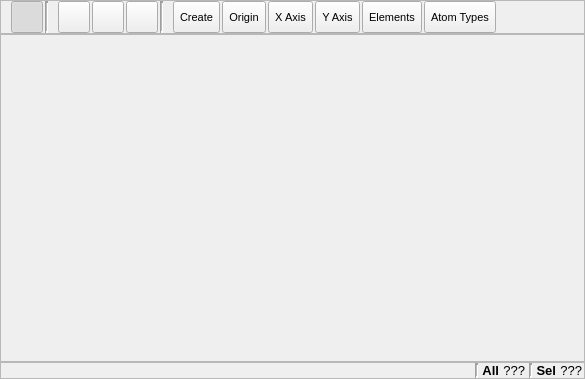
<?xml version="1.0" encoding="UTF-8"?>
<ui version="4.0">
 <class>SiteWidget</class>
 <widget class="QWidget" name="SiteWidget">
  <property name="geometry">
   <rect>
    <x>0</x>
    <y>0</y>
    <width>585</width>
    <height>379</height>
   </rect>
  </property>
  <property name="font">
   <font>
    <pointsize>9</pointsize>
   </font>
  </property>
  <property name="windowTitle">
   <string>Form</string>
  </property>
  <layout class="QVBoxLayout" name="verticalLayout">
   <property name="spacing">
    <number>0</number>
   </property>
   <property name="leftMargin">
    <number>0</number>
   </property>
   <property name="topMargin">
    <number>0</number>
   </property>
   <property name="rightMargin">
    <number>0</number>
   </property>
   <property name="bottomMargin">
    <number>0</number>
   </property>
   <item>
    <widget class="QFrame" name="ToolsFrame">
     <property name="font">
      <font>
       <pointsize>8</pointsize>
      </font>
     </property>
     <property name="frameShape">
      <enum>QFrame::StyledPanel</enum>
     </property>
     <property name="frameShadow">
      <enum>QFrame::Sunken</enum>
     </property>
     <layout class="QHBoxLayout" name="horizontalLayout_4">
      <property name="spacing">
       <number>2</number>
      </property>
      <property name="leftMargin">
       <number>2</number>
      </property>
      <property name="topMargin">
       <number>0</number>
      </property>
      <property name="rightMargin">
       <number>2</number>
      </property>
      <property name="bottomMargin">
       <number>0</number>
      </property>
      <item>
       <widget class="QLabel" name="ToolbarInteractionLabel">
        <property name="sizePolicy">
         <sizepolicy hsizetype="Fixed" vsizetype="Fixed">
          <horstretch>0</horstretch>
          <verstretch>0</verstretch>
         </sizepolicy>
        </property>
        <property name="maximumSize">
         <size>
          <width>24</width>
          <height>24</height>
         </size>
        </property>
        <property name="text">
         <string/>
        </property>
        <property name="pixmap">
         <pixmap resource="main.qrc">:/viewer_toolbar/icons/viewer_toolbar_interaction.svg</pixmap>
        </property>
        <property name="scaledContents">
         <bool>true</bool>
        </property>
       </widget>
      </item>
      <item>
       <widget class="QToolButton" name="InteractionViewButton">
        <property name="minimumSize">
         <size>
          <width>32</width>
          <height>32</height>
         </size>
        </property>
        <property name="maximumSize">
         <size>
          <width>32</width>
          <height>32</height>
         </size>
        </property>
        <property name="toolTip">
         <string>View mode</string>
        </property>
        <property name="text">
         <string/>
        </property>
        <property name="icon">
         <iconset resource="main.qrc">
          <normaloff>:/viewer/icons/viewer_interact.svg</normaloff>
          <normalon>:/viewer/icons/viewer_interact_on.svg</normalon>:/viewer/icons/viewer_interact.svg</iconset>
        </property>
        <property name="iconSize">
         <size>
          <width>24</width>
          <height>24</height>
         </size>
        </property>
        <property name="checkable">
         <bool>true</bool>
        </property>
        <property name="checked">
         <bool>true</bool>
        </property>
        <property name="autoExclusive">
         <bool>false</bool>
        </property>
       </widget>
      </item>
      <item>
       <widget class="Line" name="line">
        <property name="lineWidth">
         <number>2</number>
        </property>
        <property name="midLineWidth">
         <number>1</number>
        </property>
        <property name="orientation">
         <enum>Qt::Vertical</enum>
        </property>
       </widget>
      </item>
      <item>
       <widget class="QLabel" name="ToolbarViewLabel">
        <property name="sizePolicy">
         <sizepolicy hsizetype="Fixed" vsizetype="Fixed">
          <horstretch>0</horstretch>
          <verstretch>0</verstretch>
         </sizepolicy>
        </property>
        <property name="maximumSize">
         <size>
          <width>24</width>
          <height>24</height>
         </size>
        </property>
        <property name="text">
         <string/>
        </property>
        <property name="pixmap">
         <pixmap resource="main.qrc">:/viewer_toolbar/icons/viewer_toolbar_view.svg</pixmap>
        </property>
        <property name="scaledContents">
         <bool>true</bool>
        </property>
       </widget>
      </item>
      <item>
       <widget class="QToolButton" name="ViewResetButton">
        <property name="minimumSize">
         <size>
          <width>32</width>
          <height>32</height>
         </size>
        </property>
        <property name="maximumSize">
         <size>
          <width>32</width>
          <height>32</height>
         </size>
        </property>
        <property name="toolTip">
         <string>Reset view, showing all data</string>
        </property>
        <property name="text">
         <string/>
        </property>
        <property name="icon">
         <iconset resource="main.qrc">
          <normaloff>:/viewer/icons/viewer_reset.svg</normaloff>:/viewer/icons/viewer_reset.svg</iconset>
        </property>
        <property name="iconSize">
         <size>
          <width>24</width>
          <height>24</height>
         </size>
        </property>
        <property name="checkable">
         <bool>false</bool>
        </property>
        <property name="checked">
         <bool>false</bool>
        </property>
        <property name="autoExclusive">
         <bool>false</bool>
        </property>
       </widget>
      </item>
      <item>
       <widget class="QToolButton" name="ViewSpheresButton">
        <property name="minimumSize">
         <size>
          <width>32</width>
          <height>32</height>
         </size>
        </property>
        <property name="maximumSize">
         <size>
          <width>32</width>
          <height>32</height>
         </size>
        </property>
        <property name="toolTip">
         <string>Use spheres for model display</string>
        </property>
        <property name="text">
         <string/>
        </property>
        <property name="icon">
         <iconset resource="main.qrc">
          <normaloff>:/viewer/icons/viewer_spheres.svg</normaloff>
          <normalon>:/viewer/icons/viewer_spheres_on.svg</normalon>:/viewer/icons/viewer_spheres.svg</iconset>
        </property>
        <property name="iconSize">
         <size>
          <width>24</width>
          <height>24</height>
         </size>
        </property>
        <property name="checkable">
         <bool>true</bool>
        </property>
        <property name="checked">
         <bool>false</bool>
        </property>
        <property name="autoExclusive">
         <bool>false</bool>
        </property>
       </widget>
      </item>
      <item>
       <widget class="QToolButton" name="ViewCopyToClipboardButton">
        <property name="minimumSize">
         <size>
          <width>32</width>
          <height>32</height>
         </size>
        </property>
        <property name="maximumSize">
         <size>
          <width>32</width>
          <height>32</height>
         </size>
        </property>
        <property name="toolTip">
         <string>Copy current view contents to clipboard</string>
        </property>
        <property name="text">
         <string/>
        </property>
        <property name="icon">
         <iconset resource="main.qrc">
          <normaloff>:/viewer/icons/viewer_snapshot.svg</normaloff>:/viewer/icons/viewer_snapshot.svg</iconset>
        </property>
        <property name="iconSize">
         <size>
          <width>24</width>
          <height>24</height>
         </size>
        </property>
        <property name="checkable">
         <bool>false</bool>
        </property>
        <property name="checked">
         <bool>false</bool>
        </property>
        <property name="autoExclusive">
         <bool>false</bool>
        </property>
       </widget>
      </item>
      <item>
       <widget class="Line" name="line_2">
        <property name="lineWidth">
         <number>2</number>
        </property>
        <property name="midLineWidth">
         <number>1</number>
        </property>
        <property name="orientation">
         <enum>Qt::Vertical</enum>
        </property>
       </widget>
      </item>
      <item>
       <widget class="QLabel" name="ToolbarSiteLabel">
        <property name="sizePolicy">
         <sizepolicy hsizetype="Fixed" vsizetype="Fixed">
          <horstretch>0</horstretch>
          <verstretch>0</verstretch>
         </sizepolicy>
        </property>
        <property name="maximumSize">
         <size>
          <width>24</width>
          <height>24</height>
         </size>
        </property>
        <property name="text">
         <string/>
        </property>
        <property name="pixmap">
         <pixmap resource="main.qrc">:/viewer_toolbar/icons/viewer_toolbar_site.svg</pixmap>
        </property>
        <property name="scaledContents">
         <bool>true</bool>
        </property>
       </widget>
      </item>
      <item>
       <widget class="QToolButton" name="SiteCreateButton">
        <property name="sizePolicy">
         <sizepolicy hsizetype="Minimum" vsizetype="Fixed">
          <horstretch>0</horstretch>
          <verstretch>0</verstretch>
         </sizepolicy>
        </property>
        <property name="minimumSize">
         <size>
          <width>32</width>
          <height>32</height>
         </size>
        </property>
        <property name="maximumSize">
         <size>
          <width>500</width>
          <height>32</height>
         </size>
        </property>
        <property name="toolTip">
         <string>Create new site with origin corresponding to the current atom selection</string>
        </property>
        <property name="text">
         <string>Create</string>
        </property>
        <property name="iconSize">
         <size>
          <width>24</width>
          <height>24</height>
         </size>
        </property>
        <property name="checkable">
         <bool>false</bool>
        </property>
        <property name="checked">
         <bool>false</bool>
        </property>
        <property name="autoExclusive">
         <bool>false</bool>
        </property>
       </widget>
      </item>
      <item>
       <widget class="QToolButton" name="SiteSetOriginButton">
        <property name="sizePolicy">
         <sizepolicy hsizetype="Minimum" vsizetype="Fixed">
          <horstretch>0</horstretch>
          <verstretch>0</verstretch>
         </sizepolicy>
        </property>
        <property name="minimumSize">
         <size>
          <width>32</width>
          <height>32</height>
         </size>
        </property>
        <property name="maximumSize">
         <size>
          <width>500</width>
          <height>32</height>
         </size>
        </property>
        <property name="toolTip">
         <string>Set site origin from current atom selection</string>
        </property>
        <property name="text">
         <string>Origin</string>
        </property>
        <property name="iconSize">
         <size>
          <width>24</width>
          <height>24</height>
         </size>
        </property>
        <property name="checkable">
         <bool>false</bool>
        </property>
        <property name="checked">
         <bool>false</bool>
        </property>
        <property name="autoExclusive">
         <bool>false</bool>
        </property>
       </widget>
      </item>
      <item>
       <widget class="QToolButton" name="SiteSetXAxisButton">
        <property name="sizePolicy">
         <sizepolicy hsizetype="Minimum" vsizetype="Fixed">
          <horstretch>0</horstretch>
          <verstretch>0</verstretch>
         </sizepolicy>
        </property>
        <property name="minimumSize">
         <size>
          <width>32</width>
          <height>32</height>
         </size>
        </property>
        <property name="maximumSize">
         <size>
          <width>500</width>
          <height>32</height>
         </size>
        </property>
        <property name="toolTip">
         <string>Set site x-axis reference point from current atom selection</string>
        </property>
        <property name="text">
         <string>X Axis</string>
        </property>
        <property name="iconSize">
         <size>
          <width>24</width>
          <height>24</height>
         </size>
        </property>
        <property name="checkable">
         <bool>false</bool>
        </property>
        <property name="checked">
         <bool>false</bool>
        </property>
        <property name="autoExclusive">
         <bool>false</bool>
        </property>
       </widget>
      </item>
      <item>
       <widget class="QToolButton" name="SiteSetYAxisButton">
        <property name="sizePolicy">
         <sizepolicy hsizetype="Minimum" vsizetype="Fixed">
          <horstretch>0</horstretch>
          <verstretch>0</verstretch>
         </sizepolicy>
        </property>
        <property name="minimumSize">
         <size>
          <width>32</width>
          <height>32</height>
         </size>
        </property>
        <property name="maximumSize">
         <size>
          <width>500</width>
          <height>32</height>
         </size>
        </property>
        <property name="toolTip">
         <string>Set site y-axis reference point from current atom selection</string>
        </property>
        <property name="text">
         <string>Y Axis</string>
        </property>
        <property name="iconSize">
         <size>
          <width>24</width>
          <height>24</height>
         </size>
        </property>
        <property name="checkable">
         <bool>false</bool>
        </property>
        <property name="checked">
         <bool>false</bool>
        </property>
        <property name="autoExclusive">
         <bool>false</bool>
        </property>
       </widget>
      </item>
      <item>
       <widget class="QToolButton" name="SiteSetElementsButton">
        <property name="sizePolicy">
         <sizepolicy hsizetype="Minimum" vsizetype="Fixed">
          <horstretch>0</horstretch>
          <verstretch>0</verstretch>
         </sizepolicy>
        </property>
        <property name="minimumSize">
         <size>
          <width>32</width>
          <height>32</height>
         </size>
        </property>
        <property name="maximumSize">
         <size>
          <width>500</width>
          <height>32</height>
         </size>
        </property>
        <property name="toolTip">
         <string>Set site y-axis reference point from current atom selection</string>
        </property>
        <property name="text">
         <string>Elements</string>
        </property>
        <property name="iconSize">
         <size>
          <width>24</width>
          <height>24</height>
         </size>
        </property>
        <property name="checkable">
         <bool>false</bool>
        </property>
        <property name="checked">
         <bool>false</bool>
        </property>
        <property name="autoExclusive">
         <bool>false</bool>
        </property>
       </widget>
      </item>
      <item>
       <widget class="QToolButton" name="SiteSetAtomTypesButton">
        <property name="sizePolicy">
         <sizepolicy hsizetype="Minimum" vsizetype="Fixed">
          <horstretch>0</horstretch>
          <verstretch>0</verstretch>
         </sizepolicy>
        </property>
        <property name="minimumSize">
         <size>
          <width>32</width>
          <height>32</height>
         </size>
        </property>
        <property name="maximumSize">
         <size>
          <width>500</width>
          <height>32</height>
         </size>
        </property>
        <property name="toolTip">
         <string>Set site y-axis reference point from current atom selection</string>
        </property>
        <property name="text">
         <string>Atom Types</string>
        </property>
        <property name="iconSize">
         <size>
          <width>24</width>
          <height>24</height>
         </size>
        </property>
        <property name="checkable">
         <bool>false</bool>
        </property>
        <property name="checked">
         <bool>false</bool>
        </property>
        <property name="autoExclusive">
         <bool>false</bool>
        </property>
       </widget>
      </item>
      <item>
       <spacer name="horizontalSpacer">
        <property name="orientation">
         <enum>Qt::Horizontal</enum>
        </property>
        <property name="sizeHint" stdset="0">
         <size>
          <width>40</width>
          <height>20</height>
         </size>
        </property>
       </spacer>
      </item>
     </layout>
    </widget>
   </item>
   <item>
    <widget class="QFrame" name="MainViewFrame">
     <property name="sizePolicy">
      <sizepolicy hsizetype="Expanding" vsizetype="Expanding">
       <horstretch>0</horstretch>
       <verstretch>0</verstretch>
      </sizepolicy>
     </property>
     <property name="minimumSize">
      <size>
       <width>300</width>
       <height>300</height>
      </size>
     </property>
     <property name="frameShape">
      <enum>QFrame::StyledPanel</enum>
     </property>
     <property name="frameShadow">
      <enum>QFrame::Sunken</enum>
     </property>
     <layout class="QHBoxLayout" name="horizontalLayout">
      <property name="spacing">
       <number>0</number>
      </property>
      <property name="leftMargin">
       <number>0</number>
      </property>
      <property name="topMargin">
       <number>0</number>
      </property>
      <property name="rightMargin">
       <number>0</number>
      </property>
      <property name="bottomMargin">
       <number>0</number>
      </property>
      <item>
       <widget class="SiteViewer" name="SiteView" native="true">
        <property name="sizePolicy">
         <sizepolicy hsizetype="Expanding" vsizetype="Expanding">
          <horstretch>0</horstretch>
          <verstretch>3</verstretch>
         </sizepolicy>
        </property>
        <property name="cursor">
         <cursorShape>CrossCursor</cursorShape>
        </property>
        <property name="mouseTracking">
         <bool>true</bool>
        </property>
        <property name="focusPolicy">
         <enum>Qt::WheelFocus</enum>
        </property>
       </widget>
      </item>
     </layout>
    </widget>
   </item>
   <item>
    <widget class="QFrame" name="InfoFrame">
     <property name="font">
      <font>
       <pointsize>10</pointsize>
      </font>
     </property>
     <property name="frameShape">
      <enum>QFrame::StyledPanel</enum>
     </property>
     <property name="frameShadow">
      <enum>QFrame::Sunken</enum>
     </property>
     <layout class="QHBoxLayout" name="horizontalLayout_2">
      <property name="spacing">
       <number>4</number>
      </property>
      <property name="leftMargin">
       <number>2</number>
      </property>
      <property name="topMargin">
       <number>0</number>
      </property>
      <property name="rightMargin">
       <number>2</number>
      </property>
      <property name="bottomMargin">
       <number>0</number>
      </property>
      <item>
       <widget class="QLabel" name="ModeLabel">
        <property name="sizePolicy">
         <sizepolicy hsizetype="Ignored" vsizetype="Preferred">
          <horstretch>0</horstretch>
          <verstretch>0</verstretch>
         </sizepolicy>
        </property>
        <property name="text">
         <string/>
        </property>
        <property name="alignment">
         <set>Qt::AlignLeading|Qt::AlignLeft|Qt::AlignVCenter</set>
        </property>
       </widget>
      </item>
      <item>
       <widget class="Line" name="line_3">
        <property name="lineWidth">
         <number>2</number>
        </property>
        <property name="midLineWidth">
         <number>1</number>
        </property>
        <property name="orientation">
         <enum>Qt::Vertical</enum>
        </property>
       </widget>
      </item>
      <item>
       <widget class="QLabel" name="FormulaPreLabel">
        <property name="sizePolicy">
         <sizepolicy hsizetype="Maximum" vsizetype="Preferred">
          <horstretch>0</horstretch>
          <verstretch>0</verstretch>
         </sizepolicy>
        </property>
        <property name="font">
         <font>
          <pointsize>10</pointsize>
          <weight>75</weight>
          <bold>true</bold>
         </font>
        </property>
        <property name="text">
         <string>All</string>
        </property>
        <property name="alignment">
         <set>Qt::AlignRight|Qt::AlignTrailing|Qt::AlignVCenter</set>
        </property>
       </widget>
      </item>
      <item>
       <widget class="QLabel" name="FormulaLabel">
        <property name="sizePolicy">
         <sizepolicy hsizetype="Maximum" vsizetype="Preferred">
          <horstretch>0</horstretch>
          <verstretch>0</verstretch>
         </sizepolicy>
        </property>
        <property name="text">
         <string>???</string>
        </property>
        <property name="alignment">
         <set>Qt::AlignRight|Qt::AlignTrailing|Qt::AlignVCenter</set>
        </property>
       </widget>
      </item>
      <item>
       <widget class="Line" name="line_4">
        <property name="lineWidth">
         <number>2</number>
        </property>
        <property name="midLineWidth">
         <number>1</number>
        </property>
        <property name="orientation">
         <enum>Qt::Vertical</enum>
        </property>
       </widget>
      </item>
      <item>
       <widget class="QLabel" name="SelectionPreLabel">
        <property name="sizePolicy">
         <sizepolicy hsizetype="Maximum" vsizetype="Preferred">
          <horstretch>0</horstretch>
          <verstretch>0</verstretch>
         </sizepolicy>
        </property>
        <property name="font">
         <font>
          <pointsize>10</pointsize>
          <weight>75</weight>
          <bold>true</bold>
         </font>
        </property>
        <property name="text">
         <string>Sel</string>
        </property>
        <property name="alignment">
         <set>Qt::AlignRight|Qt::AlignTrailing|Qt::AlignVCenter</set>
        </property>
       </widget>
      </item>
      <item>
       <widget class="QLabel" name="SelectionLabel">
        <property name="sizePolicy">
         <sizepolicy hsizetype="Maximum" vsizetype="Preferred">
          <horstretch>0</horstretch>
          <verstretch>0</verstretch>
         </sizepolicy>
        </property>
        <property name="text">
         <string>???</string>
        </property>
        <property name="alignment">
         <set>Qt::AlignRight|Qt::AlignTrailing|Qt::AlignVCenter</set>
        </property>
       </widget>
      </item>
     </layout>
    </widget>
   </item>
  </layout>
 </widget>
 <customwidgets>
  <customwidget>
   <class>SiteViewer</class>
   <extends>QWidget</extends>
   <header>gui/siteViewer.hui</header>
   <container>1</container>
  </customwidget>
 </customwidgets>
 <resources>
  <include location="main.qrc"/>
  <include location="main.qrc"/>
 </resources>
 <connections/>
</ui>
